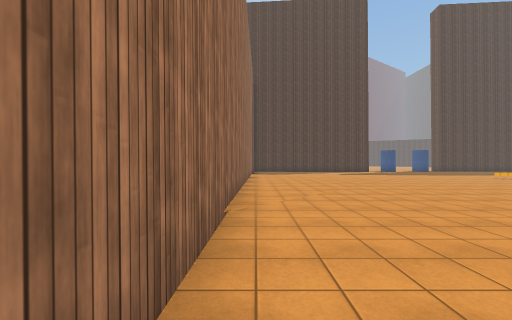
View 1 (above)

17 first-person views from a walk through a 3-D level made in the Unity game engine. The camera is 1.5 m above the floor, looks level and sees 90° across. The floor is counted in squares, 2 m on a side. Each view is taken from the middle of a square. On the plan, view 1 faces up. The plan holds only what a view shows up to about 9 squares ahead; the rest is blank. The place goes on beyond the plan. The player character is not drawn. Surface patterns are stand-ins for the level's own textures.

View 2
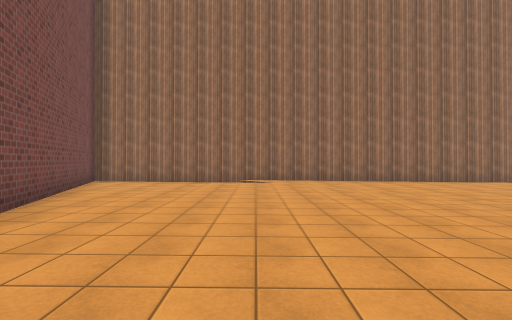

View 3
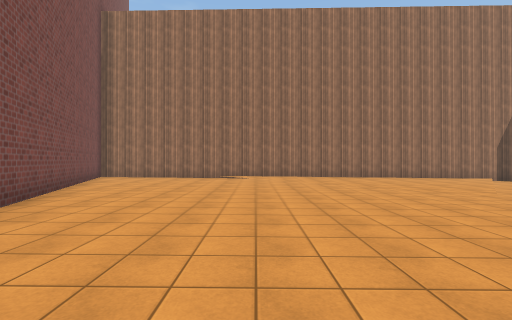

View 4
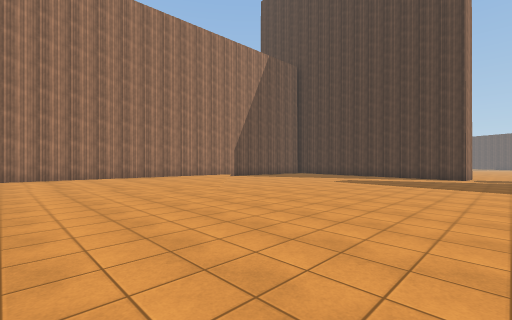

View 5
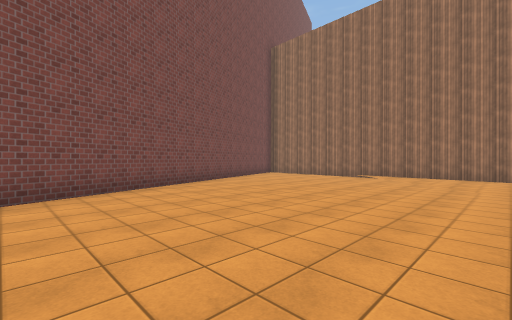

View 6
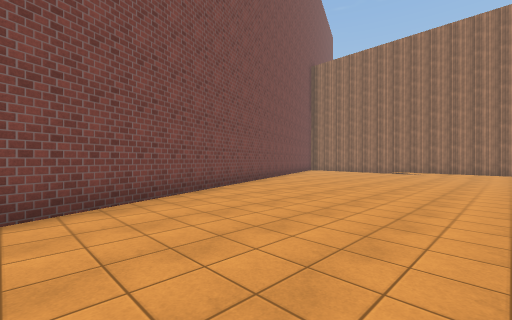

View 7
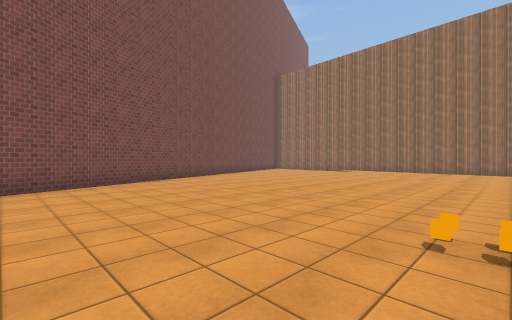

View 8
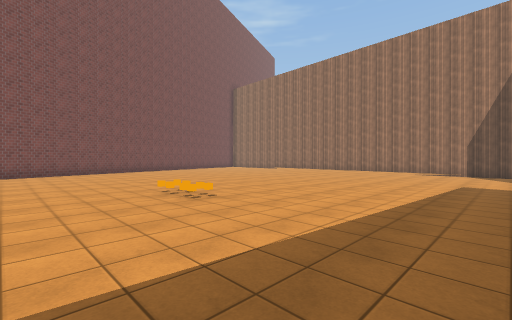

View 9
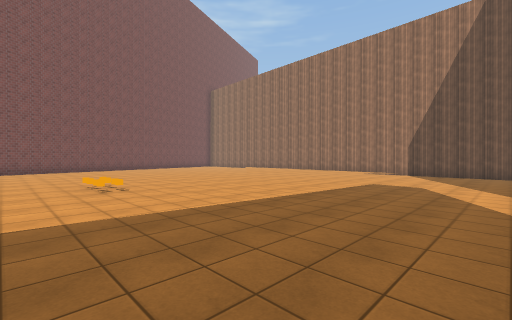

View 10
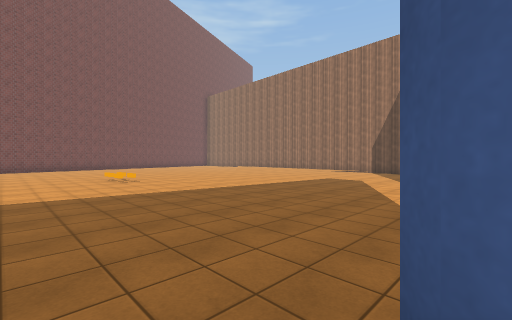

View 11
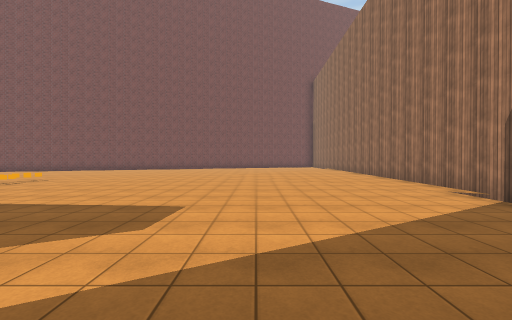

View 12
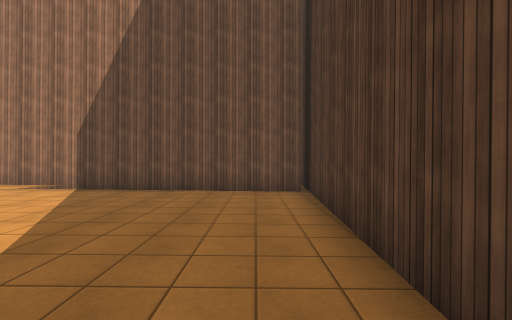

View 13
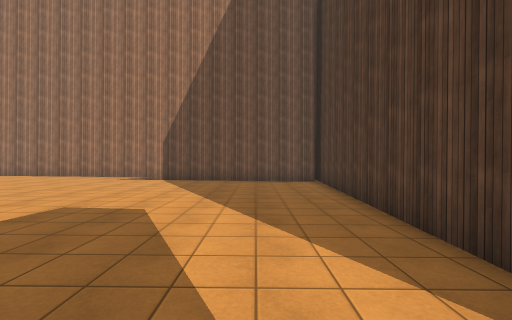

View 14
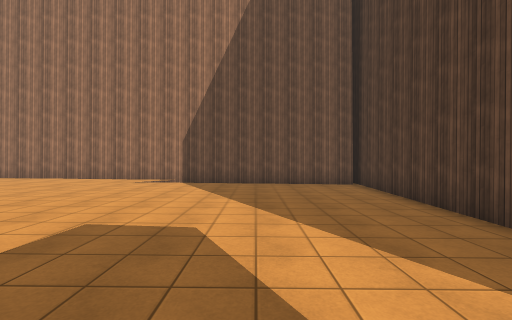

View 15
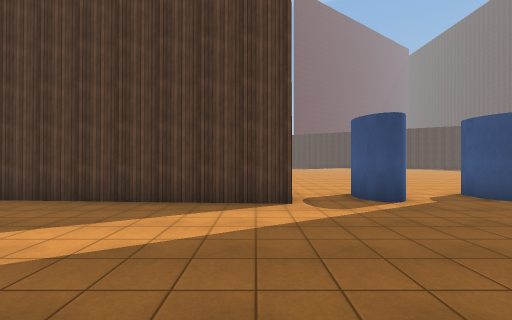

View 16
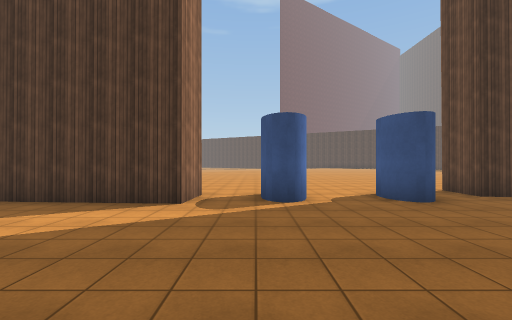

View 17
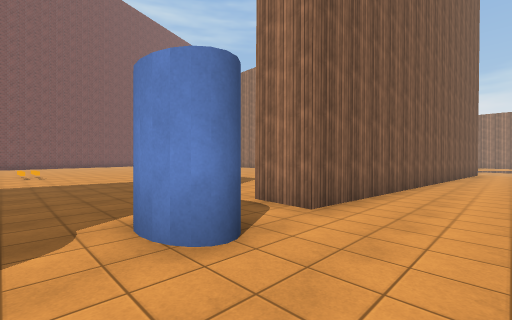

### Floor plan
Key: @ floor where view 1 was taken; # wall or solid block; . main floor; : floor 0.25 m higher than the main floor; - floor 0.25 m lower than the main floor; / step, stairs or slope; C orange cube; O other object.
Columns run from 2 left of view 1 to 14 right of it. Each row starts with its distance up from view 1.
 24            ------
 23   ---------------
 22   ---------------
 21 ###########..#.#.
 20  #..#######..#.#.
 19  #...............
 18  #...............
 17  #...............
 16  #...............
 15  #...............
 14  #/..............
 13  #:/.............
 12  #::/........OO..
 11  #::::/......CC..
 10  #:::::/.........
  9  #:::::/.........
  8  #::::/..........
  7  #:::/:::::::::::
  6  #::/::::::::::::
  5  #:/:::::::::::::
  4  #/:::::::::::::#
  3  #:::::::::::####
  2  #::::::::####
  1  #::::::###
  0  #@::####
 -1  #:###
 -2  ###

Positions as (right, up) in squares from view 1, and headings:
1: (0, 0), facing up
2: (8, 4), facing left
3: (10, 5), facing left
4: (10, 6), facing up-left
5: (10, 8), facing down-left
6: (14, 8), facing down-left
7: (14, 11), facing down-left
8: (14, 16), facing down-left
9: (13, 18), facing down-left
10: (14, 20), facing down-left
11: (4, 19), facing down
12: (6, 19), facing left
13: (9, 18), facing left
14: (8, 17), facing left
15: (8, 15), facing up
16: (10, 15), facing up
17: (12, 23), facing down-left
